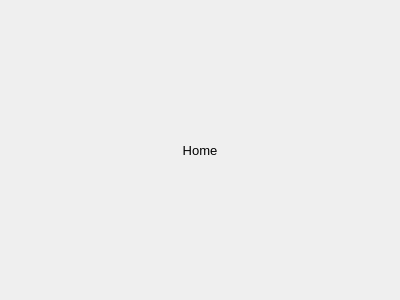
<?xml version="1.0" encoding="UTF-8"?>
<ui version="4.0">
 <class>Form</class>
 <widget class="QWidget" name="Form">
  <property name="geometry">
   <rect>
    <x>0</x>
    <y>0</y>
    <width>400</width>
    <height>300</height>
   </rect>
  </property>
  <property name="windowTitle">
   <string>Form</string>
  </property>
  <layout class="QGridLayout" name="gridLayout">
   <item row="0" column="0">
    <widget class="QLabel" name="label">
     <property name="font">
      <font>
       <pointsize>10</pointsize>
      </font>
     </property>
     <property name="text">
      <string>Home</string>
     </property>
     <property name="alignment">
      <set>Qt::AlignCenter</set>
     </property>
    </widget>
   </item>
  </layout>
 </widget>
 <resources>
  <include location="../../../Demo/Demo/static/resource.qrc"/>
 </resources>
 <connections/>
</ui>
